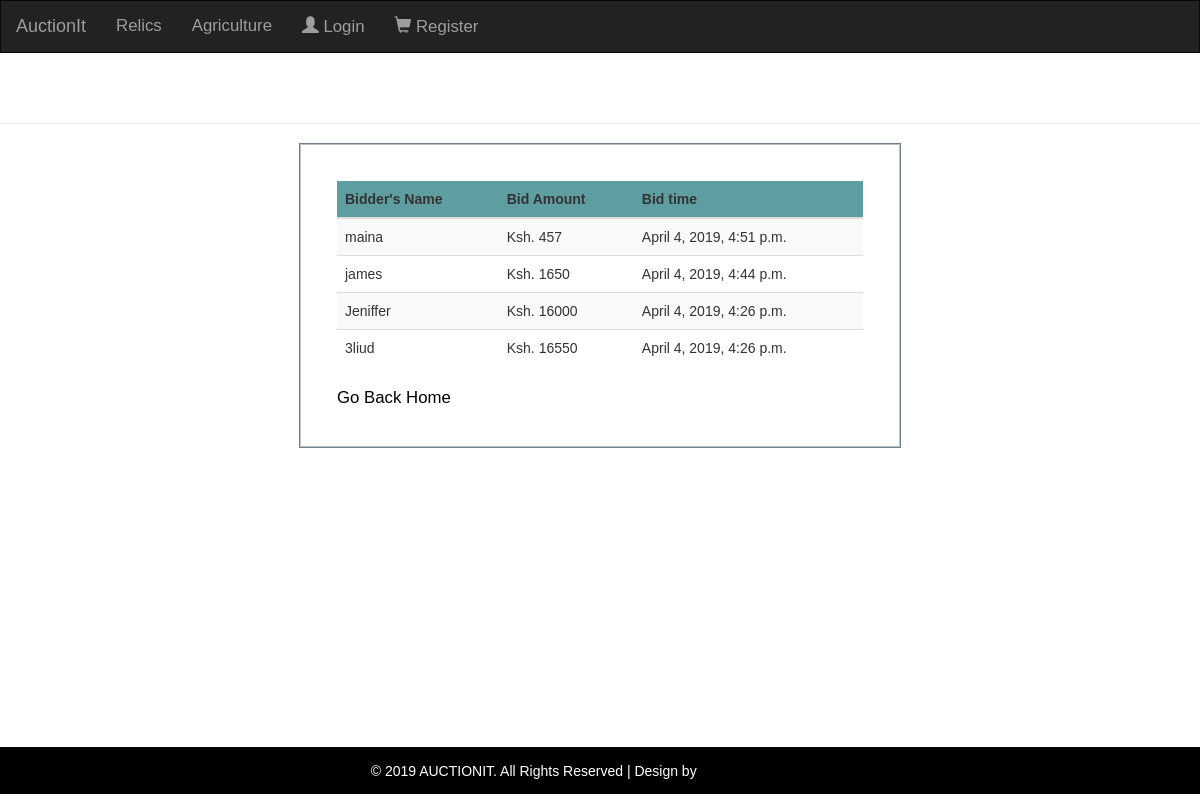
The app's page /post/bidderlist/20/ with its own data.
### market/models.py (models this page shows, shortened)
class Bidder(models.Model):
    numeric = RegexValidator(r'^[0-9]*$', 'Only numeric are allowed.')
    created = models.DateTimeField(auto_now_add=True)
    updated = models.DateTimeField(auto_now=True)
    user_name = models.ForeignKey(User, on_delete=models.CASCADE)
    product_id = models.ForeignKey(Product, on_delete=models.CASCADE)
    bid_amount = models.CharField(max_length=255, validators=[numeric])
    Status = (
        ('PENDING', '0'),
        ('WINNER', '1'))
    bid_status = models.CharField(max_length=20, choices=Status, default='PENDING')

### market/classviews.py (the view)
# urls.py: path('post/bidderlist/<int:pk>/', classviews.BidderListView.as_view(), name="bidder-list"),
class BidderListView(ListView):
    model = Bidder
    template_name = 'market/bidder_list.html'
    def get_queryset(self):
        return Bidder.objects.filter(product_id=self.kwargs['pk']).order_by('-created')[:6]
    def get_context_data(self, **kwargs):
        context = super(BidderListView, self).get_context_data(**kwargs)
        context["product_id"] = self.kwargs['pk']
        return context

### market/templates/market/bidder_list.html
{% extends 'market/navigation_part.html' %}
{% load static %}
{% block content %}
	<hr>
	<div class="media container">
		{% if bidder_list %}
			<table class="table table-hover table-striped">
				<thead>
				<tr bgcolor="#5f9ea0">
					<th>Bidder's Name</th>
					<th>Bid Amount</th>
					<th>Bid time</th>
				</tr>
				</thead>
				<tbody>
				{% for bid in bidder_list %}
					<tr>
						<td>{{ bid.user_name }}</td>
						<td>Ksh. {{ bid.bid_amount }}</td>
						<td>{{ bid.created }}</td>
					</tr>
				{% endfor %}
				</tbody>
			</table>
		{% else %}
			<h2 style="text-align: center; color: black">No bids!!</h2>
		{% endif %}
		<div>
			<a href="{% url 'market-home' %}">Go Back Home</a>
		</div>
	</div>
	<br>
	<br><br> <br><br>  <br><br><br><br> <br><br> <br><br> <br><br>
{% endblock %}

### market/static/css/main.css (style rules this page uses)
h1, h2, h3, h4, h5, h6, hr { color: black; font-weight: bolder; text-align: center; text-transform: capitalize; }
a { color: black; font-size: larger; text-transform: capitalize; text-anchor: middle; }
.container { border: 1px solid silver; outline: 1px solid slategrey; padding: 3%; background: white; width: 50%; margin-inside: blue; }
* { box-sizing: border-box; }
body { font-family: Arial, Helvetica, sans-serif; }

### records on screen
Bidder: user_name "maina", bid_amount "457", created "April 4, 2019, 4:51 p.m."
Bidder: user_name "james", bid_amount "1650", created "April 4, 2019, 4:44 p.m."
Bidder: user_name "Jeniffer", bid_amount "16000", created "April 4, 2019, 4:26 p.m."
Bidder: user_name "3liud", bid_amount "16550", created "April 4, 2019, 4:26 p.m."
